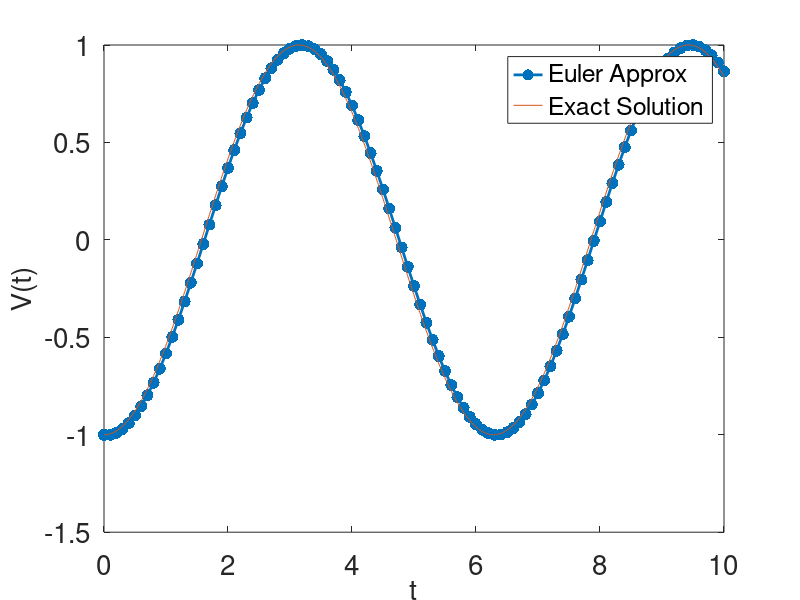
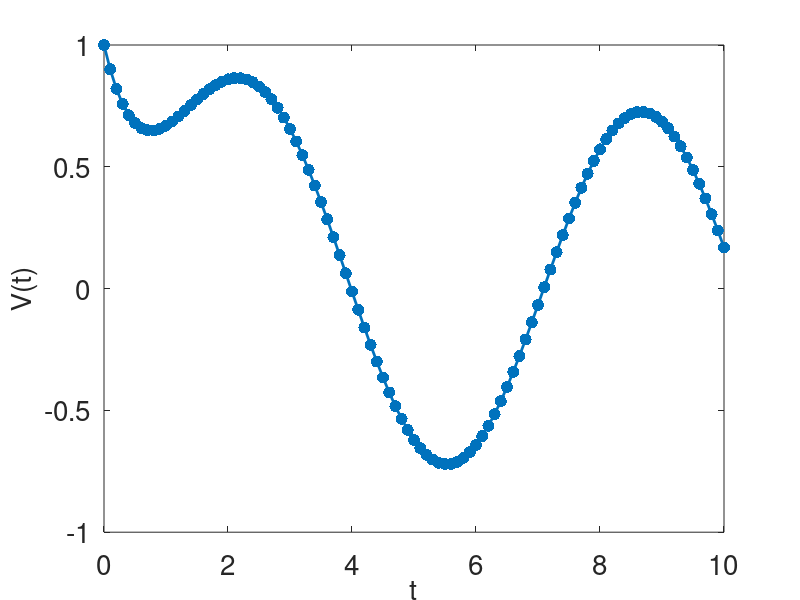
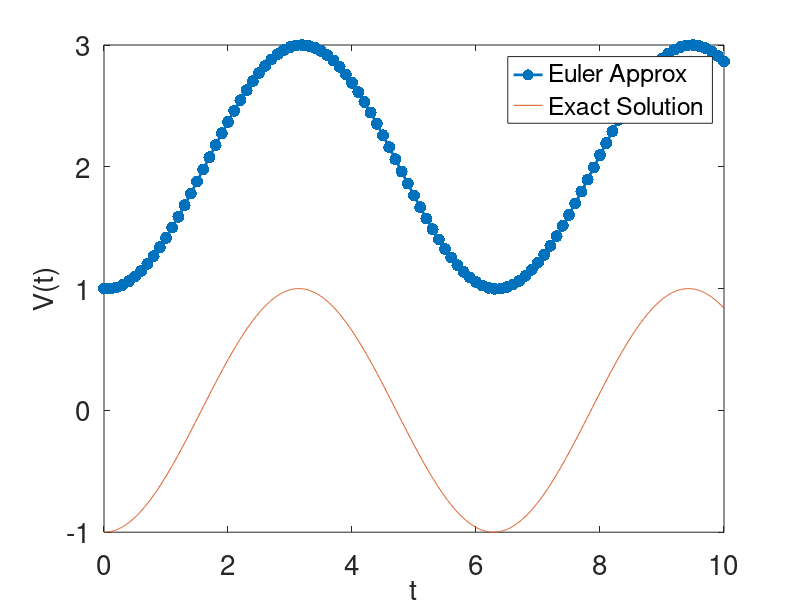

Reproduce these figures in MATLAB, in order.
%euler method simulator

deltat=0.1 ; %timestep
Tmax=10;

tlist=linspace(0,Tmax,Tmax/deltat +1) ;% all our time values
Vlist=zeros(1,length(tlist));

%initialize
V0= -1;
Vlist(1)=V0;


for n=1:length(tlist)-1
    t=tlist(n);
    Vlist(n+1)= Vlist(n) + (sin(t))*deltat;
end

set(0,'defaultaxesfontsize',20);
set(0,'defaulttextfontsize',20); 

figure
set(gca,'FontSize',16)
plot(tlist,Vlist,'.-','LineWidth',2,'MarkerSize',26); hold on
xlabel('t','Fontsize',20); ylabel('V(t)','Fontsize',20); 
plot(linspace(0,Tmax,1000), -cos( linspace(0,Tmax,1000) ))
legend('Euler Approx','Exact Solution')


%%

%euler method simulator

deltat=0.1 ; %timestep
Tmax=10;

tlist=linspace(0,Tmax,Tmax/deltat +1) ;% all our time values
Vlist=zeros(1,length(tlist));

%initialize
V0= 1;
Vlist(1)=V0;

R = 1;
C = 1;


for n=1:length(tlist)-1
    t=tlist(n);
    Vlist(n+1)= Vlist(n) + (-1*Vlist(n)/ (R*C) + sin(t) / C)*deltat;
end

set(0,'defaultaxesfontsize',20);
set(0,'defaulttextfontsize',20); 

figure
set(gca,'FontSize',16)
plot(tlist,Vlist,'.-','LineWidth',2,'MarkerSize',26); hold on
xlabel('t','Fontsize',20); ylabel('V(t)','Fontsize',20); 
% plot(linspace(0,Tmax,1000), -cos( linspace(0,Tmax,1000) ))
% legend('Euler Approx','Exact Solution')


%%

%euler method simulator

deltat=0.1 ; %timestep
Tmax=10;

tlist=linspace(0,Tmax,Tmax/deltat +1) ;% all our time values
Vlist=zeros(1,length(tlist));

%initialize
V0= 1;
Vlist(1)=V0;


for n=1:length(tlist)-1
    t=tlist(n);
    Vlist(n+1)= Vlist(n) + (sin(t))*deltat;
end

set(0,'defaultaxesfontsize',20);
set(0,'defaulttextfontsize',20); 

figure
set(gca,'FontSize',16)
plot(tlist,Vlist,'.-','LineWidth',2,'MarkerSize',26); hold on
xlabel('t','Fontsize',20); ylabel('V(t)','Fontsize',20); 
plot(linspace(0,Tmax,1000), -cos( linspace(0,Tmax,1000) ))
legend('Euler Approx','Exact Solution')



